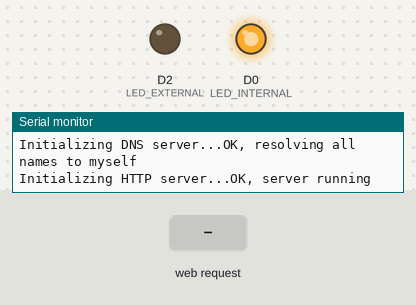
Simulated run of this program. Board: ESP8266 (NodeMCU). Parts: output pins drawn as LEDs (lit = HIGH), the last lines printed to the serial monitor. Dashed ring = blinking. The inputs (shaded band) are chosen by the test bench. Storage starts empty.

Above: at 0.7 s.
At 3.8 s:
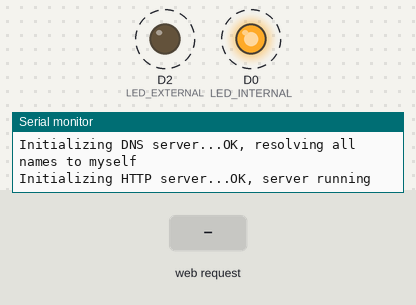
3.9 s: HTTP request GET /setup.cgi?text=1 received
At 6.94 s:
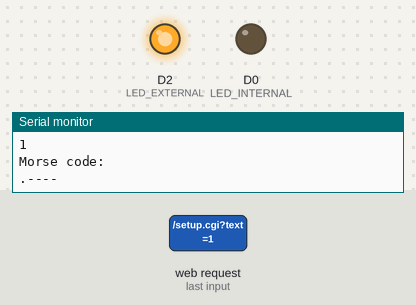
7.2 s: HTTP request GET / received
10.5 s: HTTP request GET /setup.cgi received
Timing chart, 0 to 19.8 s (numbered marks = the images above; inputs shaded):
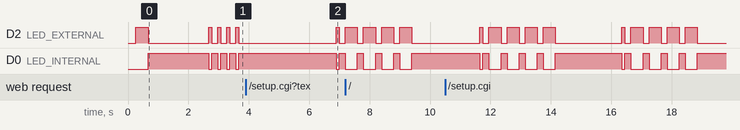

The program:

main.cpp
```cpp
#include <Arduino.h>          // Include the Arduino core library
#include <ESP8266WiFi.h>      // Include the ESP8266 WiFi library
#include <ESP8266WebServer.h> // Include the ESP8266 web server library
#include <DNSServer.h>        // Include the DNS server library
#include <LittleFS.h>         // Include the LittleFS library
#include "html.h"             // Include the HTML markup header file

// Configuration /////////////////////////////////////////////////////////////////////////////////////////////////////

#define VERSION "1.0"                     // Firmware version
#define WIFI_AP_SSID "ESP-MOBL-%08X"      // Access point name template
#define WIFI_AP_PASS "TopSecret"          // Access point password
#define WIFI_AP_HOST "morseblinker.local" // Access point hostname
#define WIFI_AP_IP 192, 168, 1, 1         // Access point IP address
#define HTTP_PORT 80                      // HTTP server TCP port
#define DNS_PORT 53                       // DNS server TCP port
#define LED_EXTERNAL D2                   // External LED pin
#define LED_INTERNAL D0                   // Built-in LED pin
#define DATA_FILENAME "/data.txt"         // File name to store text
#define DEFAULT_TEXT "HELLO WORLD"        // Default text to show
#define MORSE_DOT_DURATION 100            // Duration of a dot in milliseconds
#define MORSE_DASH_DURATION 400           // Duration of a dash in milliseconds
#define MORSE_PAUSE_DURATION 200          // Duration of a pause between dots and dashes in milliseconds
#define MORSE_LETTER_PAUSE_DURATION 1000  // Duration of a pause between letters in milliseconds
#define MORSE_WORD_PAUSE_DURATION 1500    // Duration of a pause between words in milliseconds
#define MORSE_MESSAGE_PAUSE_DURATION 2000 // Duration of a pause between loop in milliseconds

// Global variables //////////////////////////////////////////////////////////////////////////////////////////////////

DNSServer dnsServer;                   // DNS server object
ESP8266WebServer webServer(HTTP_PORT); // HTTP server object
char ssid[20];                         // Access point name
String clearText = "";                 // Text to blink in Morse code
String morseText = "";                 // Morse code of the text
unsigned int morseIndex = 0;           // Index of the current Morse code character

// Function prototypes ///////////////////////////////////////////////////////////////////////////////////////////////

void setLed(bool state, int duration = 0); // Set LED state and wait
void handleRoot();                         // Handle HTTP request to '/'
void handleSetupCgi();                     // Handle HTTP request to '/blink.cgi'
void handleNotFound();                     // Handle HTTP request to unknown path
String textToMorse(String text);           // Convert text to Morse code
String charToMorse(char c);                // Convert character to Morse code

// Main code /////////////////////////////////////////////////////////////////////////////////////////////////////////

void setup()
{
  // Initialize serial communication
  Serial.begin(9600);
  Serial.println();
  Serial.println();
  Serial.println("-------------------------------------------------------------------------------");
  Serial.println("ESP-MOBL/" VERSION " (Morse Blinker)");
  Serial.println("Copyright (c) Michal Altair Valasek, 2024 | MIT License");
  Serial.println("              www.rider.cz | github.com/ridercz/ESP-MOBL");
  Serial.println("-------------------------------------------------------------------------------");

  // Set up the LED pins as output
  pinMode(LED_EXTERNAL, OUTPUT); // Initialize external LED pin
  pinMode(LED_INTERNAL, OUTPUT); // Initialize built-in LED pin
  setLed(HIGH);                  // Turn on LEDs for initialization

  // Initialize LittleFS in flash memory
  Serial.print("Initializing LittleFS...");
  if (!LittleFS.begin())
  {
    // Unable to initialize LittleFS, probably incorrect flash partitioning
    Serial.println("ERROR!");
    Serial.println("Please check your flash partitioning in platformio.ini");
    while (true)
      ;
  }
  if (LittleFS.exists(DATA_FILENAME))
  {
    // Read text from file
    File file = LittleFS.open(DATA_FILENAME, "r");
    clearText = file.readString();
    file.close();
    Serial.println("OK, read text from file:");
  }
  else
  {
    // Format LittleFS
    Serial.print("Formatting...");
    LittleFS.format();

    // Create file with default text
    File file = LittleFS.open(DATA_FILENAME, "w");
    file.print(DEFAULT_TEXT);
    file.close();
    clearText = DEFAULT_TEXT;
    Serial.println("OK, created file with default text:");
  }

  // Print text and Morse code
  Serial.println(clearText);
  Serial.println("Morse code:");
  morseText = textToMorse(clearText);
  Serial.println(morseText);

  // Create WiFi access point
  Serial.print("Creating WiFi access point...");
  sprintf(ssid, WIFI_AP_SSID, ESP.getChipId());
  IPAddress apIp(WIFI_AP_IP); // IP address of the access point
  WiFi.mode(WIFI_AP);
  WiFi.softAP(ssid, WIFI_AP_PASS);
  WiFi.softAPConfig(apIp, apIp, IPAddress(255, 255, 255, 0));
  Serial.println("OK");
  Serial.print("  Network name:   ");
  Serial.println(ssid);
  Serial.println("  Password:       " WIFI_AP_PASS);
  Serial.println("  Captive portal: http://" WIFI_AP_HOST "/");

  // Initialize DNS server to resolve all names to its own IP address
  Serial.print("Initializing DNS server...");
  dnsServer.start(DNS_PORT, "*", apIp);
  Serial.println("OK, resolving all names to myself");

  // Initialize HTTP server
  Serial.print("Initializing HTTP server...");
  webServer.on("/", handleRoot);
  webServer.on("/setup.cgi", handleSetupCgi);
  webServer.onNotFound(handleNotFound);
  webServer.begin();
  Serial.println("OK, server running");

  // Turn off LEDs for message pause
  setLed(LOW, MORSE_MESSAGE_PAUSE_DURATION);
}

void loop()
{
  // Process DNS and HTTP requests
  dnsServer.processNextRequest();
  webServer.handleClient();

  if (morseIndex < morseText.length())
  {
    // Blink current Morse code character
    switch (morseText[morseIndex])
    {
    case '.':
      setLed(HIGH, MORSE_DOT_DURATION);
      setLed(LOW, MORSE_PAUSE_DURATION);
      break;
    case '-':
      setLed(HIGH, MORSE_DASH_DURATION);
      setLed(LOW, MORSE_PAUSE_DURATION);
      break;
    case '/':
      setLed(LOW, MORSE_LETTER_PAUSE_DURATION);
      break;
    case ' ':
      setLed(LOW, MORSE_WORD_PAUSE_DURATION);
      break;
    }
    morseIndex++;
  }
  else
  {
    // Pause between messages
    setLed(LOW, MORSE_MESSAGE_PAUSE_DURATION);
    morseIndex = 0;
  }
}

// Helper functions //////////////////////////////////////////////////////////////////////////////////////////////////

// Set LED state and wait
void setLed(bool state, int duration)
{
  // Set LED state
  digitalWrite(LED_EXTERNAL, state);  // External LED is active on high
  digitalWrite(LED_INTERNAL, !state); // Built-in LED is active on low

  if (duration > 0)
  {
    // The delay() call here is not optimal, as it blocks the HTTP and DNS server processing.
    // It would be better to use a non-blocking delay with millis().
    // However, it is good enough for this case, because we do not expect many requests and the delay is short.
    delay(duration);
  }
}

// Handle HTTP request to '/'
void handleRoot()
{
  Serial.print("Handling HTTP request to '/'...");

  String response = HTML_BEGIN;
  response += "<p>Enter text to blink in Morse code:</p>";
  response += "<form action='/setup.cgi' method='post'>";
  response += "<textarea name='text'>";
  response += clearText;
  response += "</textarea>";
  response += "<p><input type='submit' value='Submit'></p>";
  response += "</form>";
  response += "<p>Morse code:</p>";
  response += "<p>";
  response += morseText;
  response += "</p>";
  response += HTML_END;

  webServer.sendHeader("Cache-Control", "no-cache, no-store, must-revalidate");
  webServer.sendHeader("Expires", "-1");
  webServer.send(200, "text/html", response);
  Serial.println("200 OK");
}

// Handle HTTP request to '/setup.cgi'
void handleSetupCgi()
{
  Serial.print("Handling HTTP request to '/setup.cgi'...");
  if (webServer.hasArg("text"))
  {
    String clearTextRaw = webServer.arg("text");

    // Remove all unsupported characters
    clearText = "";
    for (unsigned int i = 0; i < clearTextRaw.length(); i++)
    {
      char c = toUpperCase(clearTextRaw[i]);
      if (isupper(c) || isdigit(c) || c == ' ')
      {
        clearText += c;
      }
    }

    // Save text to file
    File file = LittleFS.open(DATA_FILENAME, "w");
    file.print(clearText);
    file.close();

    // Convert text to Morse code
    morseText = textToMorse(clearText);

    // Reset Morse code index
    morseIndex = 0;

    // Turn off LEDs for message pause
    setLed(LOW, MORSE_MESSAGE_PAUSE_DURATION);
  }
  webServer.sendHeader("Location", String("http://" WIFI_AP_HOST "/"), true);
  webServer.sendHeader("Cache-Control", "no-cache, no-store, must-revalidate");
  webServer.sendHeader("Expires", "-1");
  webServer.send(302, "text/html", "<html><body><h1>Redirecting...</h1></body></html>");
  Serial.println("302 -> http://" WIFI_AP_HOST "/");
  Serial.println("Text changed to:");
  Serial.println(clearText);
  Serial.println("Morse code:");
  Serial.println(morseText);
}

// Handle HTTP request to unknown path
void handleNotFound()
{
  String uri = webServer.uri();
  Serial.printf("Handling HTTP request to '%s'...", uri.c_str());
  webServer.sendHeader("Location", String("http://" WIFI_AP_HOST "/"), true);
  webServer.send(302, "text/html", "<html><body><h1>Redirecting...</h1></body></html>");
  Serial.println("302 -> http://" WIFI_AP_HOST "/");
}

// Convert text to Morse code
String textToMorse(String text)
{
  String morse = "";
  for (unsigned int i = 0; i < text.length(); i++)
  {
    char c = toUpperCase(text[i]);
    if (c == ' ')
    {
      morse += " /";
    }
    else
    {
      morse += charToMorse(c);
      if (i < text.length() - 1)
      {
        morse += "/";
      }
    }
  }
  return morse;
}

// Convert character to Morse code
String charToMorse(char c)
{
  switch (c)
  {
  case 'A':
    return ".-";
  case 'B':
    return "-...";
  case 'C':
    return "-.-.";
  case 'D':
    return "-..";
  case 'E':
    return ".";
  case 'F':
    return "..-.";
  case 'G':
    return "--.";
  case 'H':
    return "....";
  case 'I':
    return "..";
  case 'J':
    return ".---";
  case 'K':
    return "-.-";
  case 'L':
    return ".-..";
  case 'M':
    return "--";
  case 'N':
    return "-.";
  case 'O':
    return "---";
  case 'P':
    return ".--.";
  case 'Q':
    return "--.-";
  case 'R':
    return ".-.";
  case 'S':
    return "...";
  case 'T':
    return "-";
  case 'U':
    return "..-";
  case 'V':
    return "...-";
  case 'W':
    return ".--";
  case 'X':
    return "-..-";
  case 'Y':
    return "-.--";
  case 'Z':
    return "--..";
  case '0':
    return "-----";
  case '1':
    return ".----";
  case '2':
    return "..---";
  case '3':
    return "...--";
  case '4':
    return "....-";
  case '5':
    return ".....";
  case '6':
    return "-....";
  case '7':
    return "--...";
  case '8':
    return "---..";
  case '9':
    return "----.";
  default:
    return "";
  }
}
```

html.h
```cpp
#define HTML_BEGIN "<!DOCTYPE html>\
<html>\
<head>\
<meta name='viewport' content='width=device-width, initial-scale=1'>\
<title>Morse Blinker</title>\
<style>\
* { box-sizing: border-box; }\
html { font-family: Consolas, monospace; font-size: 20px; background-color: #ccc, color: #000;}\
h1 { text-align: center; color: #C00; font-weight: normal; font-size: 40px; }\
textarea { font-family: Consolas, monospace; font-size: 20px; width: 100%; height: 3em; background-color: #fff; }\
input[type=submit] { font-family: Consolas, monospace; font-size: 20px; width: 100%; padding: 1ex; background-color: #c00; color: #fff; }\
footer { font-size: 12px; text-align: center; margin-top: 2ex; color: #666; }\
</style>\
</head>\
<body>\
<h1>ESP-MOBL/" VERSION "<br/>Morse Blinker</h1>"

#define HTML_END "<footer>Copyright &copy; Michal Altair Valasek, 2024<br/><a href='https://www.rider.cz/'>www.rider.cz</a></footer>\
</body>\
</html>"
```
